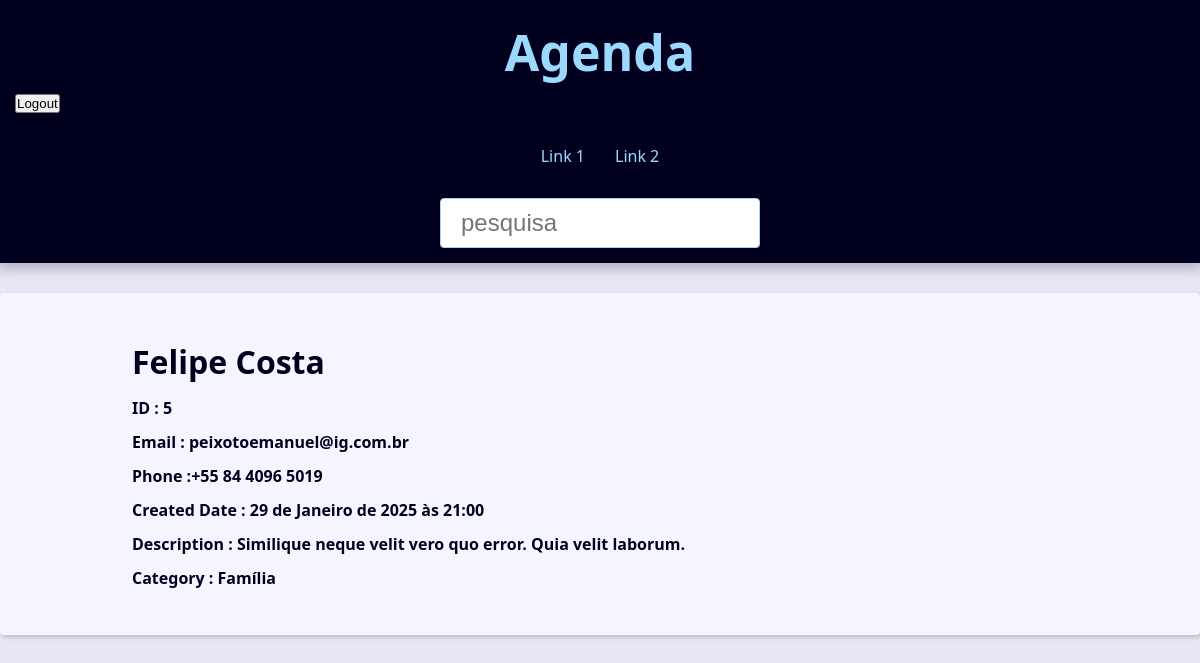
/agenda/5/ (signed in), run on the app's committed database.
### contact/models.py (models this page shows, shortened)
class Contact(models.Model):
  first_name = models.CharField(max_length=50)
  last_name = models.CharField(max_length=50,blank=True)
  phone = models.CharField(max_length=50)
  email = models.EmailField(max_length=254, blank=True)
  created_date = models.DateTimeField(default=timezone.now)  # Django executa a função timezone.now() quando o objeto Contato é criado
  description = models.TextField(blank=True)
  show = models.BooleanField(default=True)
  picture = models.ImageField(blank=True,upload_to='pictures/%Y/%m') # Depende do pillow
  category = models.ForeignKey(Category,
  on_delete=models.SET_NULL,  # Tipos de on_delete => 1) CASCADE 2) SET_NULL 3) PROTECT 4 ) SET_DEFAULT
  blank=True,null=True)
  owner = models.ForeignKey(User,on_delete=models.SET_NULL,blank=True,null=True)
  class Meta:
    verbose_name = 'Contact'
    verbose_name_plural = 'Contacts'

class Category(models.Model):
  name = models.CharField(max_length=50)
  class Meta:
    verbose_name = 'Category'
    verbose_name_plural = 'Categories'

### contact/views/contact_views.py (the view)
# urls.py: path('<int:contact_id>/',views.contact,name='contact'),
@login_required
def contact(request,contact_id):
  single_contact = get_object_or_404(Contact,pk=contact_id,show=True) # Se não houver id existente levanta erro 404
  contact_name = f'{single_contact.first_name} {single_contact.last_name} - '
  context = {
    'contact': single_contact,
    'site_title':contact_name
  }
  return render(request, 'contact/contact.html',context)

### contact/templates/contact/contact.html
{% extends 'global/base.html' %} {% block content %}
<div class="single-contact">
  <h1 class="single-contact-name">
    {{ contact.first_name}} {{ contact.last_name}}
  </h1>
  <p><b>ID : {{contact.id}}</b></p>
  <p><b>Email : {{contact.email}}</b></p>
  <p><b>Phone :{{contact.phone}}</b></p>
  <p><b>Created Date : {{contact.created_date}}</b></p>
  <p><b>Description : {{contact.description}}</b></p>
  <p><b>Category : {{contact.category.name}}</b></p>
</div>
{% endblock content %}

### base_static/global/css/style.css (style rules this page uses)
:root { --spacing: 1.5rem; --link-dark-color: rgb(0, 83, 134); --link-light-color: rgb(156, 217, 255); --clr-white: rgb(245, 245, 255); --clr-black: rgb(0, 0, 30); --clr-light-gray: rgb(230, 230, 245); --clr-dark-shadow-5: rgba(0, 0, 10, 5%); --clr-dark-shadow-10: rgba(0, 0, 10, 10%); --clr-dark-shadow-20: rgba(0, 0, 10, 20%); --clr-light-shadow-5: rgba(200, 200, 255, 5%); --clr-light-shadow-10: rgba(200, 200, 255, 10%); --clr-light-shadow-20: rgba(200, 200, 255, 20%); --main-page-width: 120rem; --table-min-width: 60rem; --biggest-font-size: 5rem; --bigger-font-size: 4rem; --big-font-size: 3.2rem; --medium-font-size: 2.4rem; --small-font-size: 1.6rem; --smaller-font-size: 1.4rem; --smallest-font-size: 1.2rem; --transition-fast: 300ms; --transition-medium: 600ms; --transition-slow: 1s; --default-border-radius: 4px; }
*, *::before, *::after { margin: 0; padding: 0; box-sizing: border-box; }
html { font-size: 62.5%; }
body { font-family: system-ui, -apple-system, BlinkMacSystemFont, 'Segoe UI', Roboto, Oxygen, Ubuntu, Cantarell, 'Open Sans', 'Helvetica Neue', sans-serif; line-height: 1.5; font-size: var(--small-font-size); color: var(--clr-black); -webkit-font-smoothing: antialiased; background: var(--clr-light-gray); }
@media (min-width: 600px) { .single-contact { max-width: 80%; margin: calc(var(--spacing) * 2) auto; } }
.single-contact h1 { margin: 1rem 0; }
.single-contact p { margin: 1rem 0; }

### data on the page
Contact: first_name "Felipe", last_name "Costa", id "5", email "peixotoemanuel@ig.com.br", phone "+55 84 4096 5019", created_date "29 de Janeiro de 2025 às 21:00", description "Similique neque velit vero quo error. Quia velit laborum."
Category: category.name "Família"
